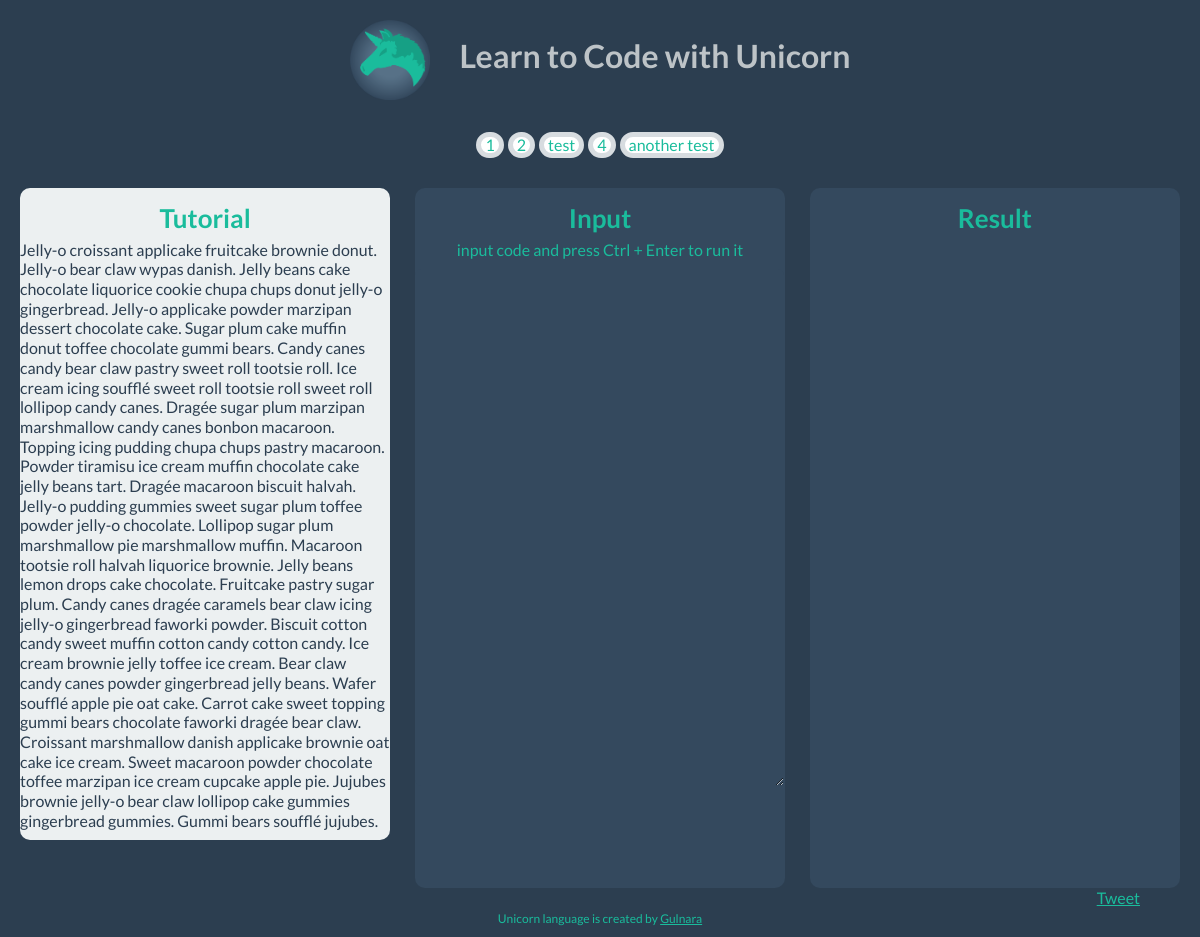
Screenshot of /try_tutorial/1 with the database file from the repository.
### model.py (models this page shows)
class Tutorial(Base):
	__tablename__ = "tutorials"
	id = Column(Integer, primary_key = True)
	user_id = Column(Integer, ForeignKey('users.id'))
	title = Column(Text, nullable = True)
	tutorial = Column(Text, nullable = True)
	user = relationship("User", backref=backref("tutorials", order_by = id))

### unicorncode.py (the view)
@app.route("/try_tutorial/<int:id>", methods=["GET"])
def try_tutorial(id):
	tutorials = db_session.query(Tutorial).all()
	tutorial = db_session.query(Tutorial).get(id)
	rendered_tutorial = markdown.markdown(tutorial.tutorial, safe_mode='escape')
	return render_template("try_tutorial.html", tutorial=rendered_tutorial, tutorials=tutorials)

### unicorncode.py (called while the page is built)
@app.teardown_request
def shutdown_session(exception = None):
    db_session.remove()

@app.before_request
def load_user_id():
    g.user_id = session.get('user_id')

### templates/try_tutorial.html
{% extends "layout.html" %}
{% block body %}
{{tutorial|safe}}
{% endblock %}

### templates/layout.html (shortened to what this page needs)
<!DOCTYPE html>
<html>
<head>
  <link href="/static/css/bootstrap.css" rel="stylesheet">
  <link href="/static/css/flat-ui.css" rel="stylesheet">
</head>
<body>
	<div class="header">
		<div class="container-fluid">
		<h1 id = "header_text"><img class="logo" src="/static/img/unicorn.png">Learn to Code with Unicorn
		</h1>
	</div>
	</div>
	 <div class="pagination">
            <ul>
              {% for tutorial in tutorials %}
               <li> <a href="{{url_for("try_tutorial", id=tutorial.id)}}">
                {{tutorial.title}}</a></li>
                  {% endfor %}
            </ul>
          </div>
	<div class="container-fluid">
		<div class = "row-fluid">
		<div class="span4" id ="tutorial">
			<h2 id= "titles" >Tutorial</h2>
			{% block body %}
			{% endblock %}
		</div>
		<div class="span4" id ="input">
			<h2 id= "titles">Input</h2>
			<p id = "directions">input code and press Ctrl + Enter to run it</p>
			<textarea id="repl" name="code" rows="25" cols="80" ></textarea>
		</div>
		<div class="span4" id = "result">
			<h2 id= "titles">Result</h2>
		</div>
		<div class="container-fluid">
			<div class = "sharing">
		<a href="https://twitter.com/share" class="twitter-share-button" data-text="Learn to code with Unicorn http://unicorncode.com/ !" data-via="UnicornCode">Tweet</a>
</div>
</div>
	</div>
	</div>
	<footer>
		<div class="container">
			<div class = "row-fluid">
		<div class = "span12">
		<p id = "footertext">Unicorn language is created by <a href = "https://twitter.com/Gulnara">Gulnara</a></p>
	</div>
	</div>
	</div>
	</footer>
</body>
</html>

### static/css/flat-ui.css (style rules this page uses)
body { color: #ECF0F1; font: 16px/1.231 "Lato", sans-serif; height:100%; }
a { color: #1abc9c; text-decoration: underline; -webkit-transition: 0.25s; -moz-transition: 0.25s; -o-transition: 0.25s; transition: 0.25s; -webkit-backface-visibility: hidden; }
h1 { font-size: 32px; font-weight: 700; color: #1ABC9C; }
h2 { font-size: 26px; font-weight: 700; margin-bottom: 2px; color: #1ABC9C; }
#titles { text-align: center; }
textarea, input[type="text"], input[type="password"], input[type="datetime"], input[type="datetime-local"], input[type="date"], input[type="month"], input[type="time"], input[type="week"], input[type="number"], input[type="email"], input[type="url"], input[type="search"], input[type="tel"], input[type="color"], .uneditable-input { border: 2px solid #dce4ec; color: #34495e; font-family: "Courier"; font-size: 16px; padding: 8px 0 9px 10px; text-indent: 1px; -webkit-border-radius: 6px; -moz-border-radius: 6px; border-radius: 6px; -webkit-box-shadow: none; -moz-box-shadow: none; box-shadow: none; }
input, textarea, .uneditable-input { width: 97%; }
.pagination ul { -webkit-border-radius: 6px; -moz-border-radius: 6px; border-radius: 6px; -webkit-box-shadow: none; -moz-box-shadow: none; box-shadow: none; }
.pagination ul > li:first-child { -webkit-border-radius: 6px 0 0 6px; -moz-border-radius: 6px 0 0 6px; border-radius: 6px 0 0 6px; }
.pagination ul > li:last-child { -webkit-border-radius: 0 6px 6px 0; -moz-border-radius: 0 6px 6px 0; border-radius: 0 6px 6px 0; }
.pagination ul > li > a, .pagination ul > li > span { background: white; border: 5px solid #d7dce0; border-radius: 50px; line-height: 16px; margin: 7px 2px 6px; padding: 0 4px; -webkit-transition: background 0.2s ease-out, border-color 0s ease-out, color 0.2s ease-out; -moz-transition: background 0.2s ease-out, border-color 0s ease-out, color 0.2s ease-out; -o-transition: background 0.2s ease-out, border-color 0s ease-out, color 0.2s ease-out; transition: background 0.2s ease-out, border-color 0s ease-out, color 0.2s ease-out; -webkit-backface-visibility: hidden; }

### rows the page displays
Tutorial: title "1", tutorial "Jelly-o croissant applicake fruitcake brownie donut. Jelly-o bear claw wypas danish. Jelly beans cake chocolate liquorice cookie chupa chups donut jelly-o gingerbread. Jelly-o applicake powder marzipan dessert chocolate cake. Sugar plum cake muffin donut toffee chocolate gummi bears. Candy canes candy bear claw pastry sweet roll tootsie roll. Ice cream icing soufflé sweet roll tootsie roll sweet roll lollipop candy canes. Dragée sugar plum marzipan marshmallow candy canes bonbon macaroon. Topping icing pudding chupa chups pastry macaroon. Powder tiramisu ice cream muffin chocolate cake jelly beans tart. Dragée macaroon biscuit halvah. Jelly-o pudding gummies sweet sugar plum toffee powder…"
Tutorial: title "2"
Tutorial: title "test"
Tutorial: title "4"
Tutorial: title "another test"
